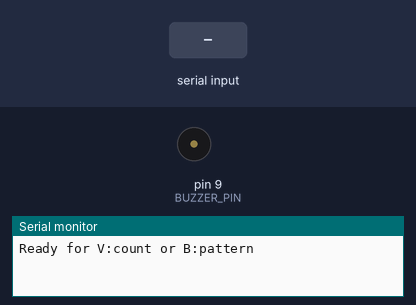
The sketch below on a simulated Arduino Uno, built with avr-gcc and run on an emulated ATmega328P. Parts: buzzer (waves = sounding, pin HIGH), the last lines printed to the serial monitor. The inputs (shaded band) are chosen by the test bench.

Above: at 1.2 s.
1.3 s: "V:3\n" received over Serial
At 1.4 s:
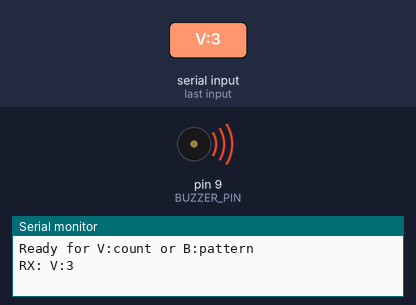
4.3 s: "V:\n" received over Serial
5.8 s: "B:\n" received over Serial
Timing chart, 0 to 8.8 s (numbered marks = the images above; inputs shaded):
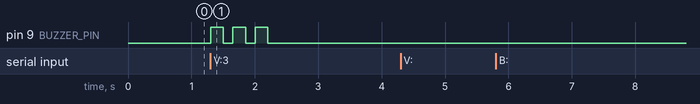

Measured:
- after the input at 1.3 s, pin 9 (BUZZER_PIN): alternates HIGH for 0.20 s and LOW for 0.15 s, 6 changes in all, then stays LOW, starting at once

The sketch:

arduino_buzzer_v_compatible.ino
```cpp
/*
 * Arduino Buzzer Controller - V: Protocol Compatible
 *
 * This version accepts the Python "V:3" format and converts it
 * to buzzer patterns automatically.
 *
 * Python sends: "V:3\n" (vibration count)
 * Arduino converts: 3 vibrations -> buzzer pattern
 */

const uint8_t BUZZER_PIN = 9;
const unsigned long PULSE_MS = 200;      // Duration of each pulse
const unsigned long GAP_MS = 150;        // Gap between pulses

void setup() {
  Serial.begin(9600);
  pinMode(BUZZER_PIN, OUTPUT);
  digitalWrite(BUZZER_PIN, LOW);

  while (!Serial && millis() < 3000) {
    ; // wait for serial port to connect (max 3 seconds)
  }

  Serial.println("Ready for V:count or B:pattern");
}

void loop() {
  if (Serial.available() > 0) {
    String line = Serial.readStringUntil('\n');
    line.trim();

    if (line.length() > 0) {
      Serial.print("RX: ");
      Serial.println(line);

      if (line.startsWith("V:")) {
        // Python format: V:3 means 3 vibrations
        int count = line.substring(2).toInt();
        if (count > 0 && count <= 10) {  // Reasonable limit
          playVibrationCount(count);
        } else {
          Serial.println("ERR: Count must be 1-10");
        }
      } else if (line.startsWith("B:")) {
        // Direct pattern format: B:200,150,300
        playPattern(line.substring(2));
      } else {
        Serial.println("ERR: Expected 'V:count' or 'B:pattern'");
      }
    }
  }
}

void playVibrationCount(int count) {
  // Convert vibration count to buzzer pattern
  // Each vibration = one pulse
  for (int i = 0; i < count; i++) {
    digitalWrite(BUZZER_PIN, HIGH);
    delay(PULSE_MS);
    digitalWrite(BUZZER_PIN, LOW);
    if (i < count - 1) {  // No gap after last pulse
      delay(GAP_MS);
    }
  }
  Serial.print("OK: Played ");
  Serial.print(count);
  Serial.println(" vibration(s)");
}

void playPattern(const String& payload) {
  if (payload.length() == 0) {
    Serial.println("ERR: Empty payload");
    return;
  }

  int start = 0;
  int pulseCount = 0;
  const unsigned long MAX_PULSE_MS = 10000;

  while (start >= 0 && start < payload.length()) {
    int comma = payload.indexOf(',', start);
    String part = (comma == -1)
      ? payload.substring(start)
      : payload.substring(start, comma);

    part.trim();

    if (part.length() == 0) {
      if (comma == -1) break;
      start = comma + 1;
      continue;
    }

    long pulse = part.toInt();

    if (pulse <= 0) {
      if (comma == -1) break;
      start = comma + 1;
      continue;
    }

    if (pulse > MAX_PULSE_MS) {
      pulse = MAX_PULSE_MS;
    }

    digitalWrite(BUZZER_PIN, HIGH);
    delay((unsigned long)pulse);
    digitalWrite(BUZZER_PIN, LOW);
    delay(GAP_MS);

    pulseCount++;

    if (comma == -1) break;
    start = comma + 1;
  }

  if (pulseCount > 0) {
    Serial.print("OK: Played ");
    Serial.print(pulseCount);
    Serial.println(" pulse(s)");
  }
}
```
